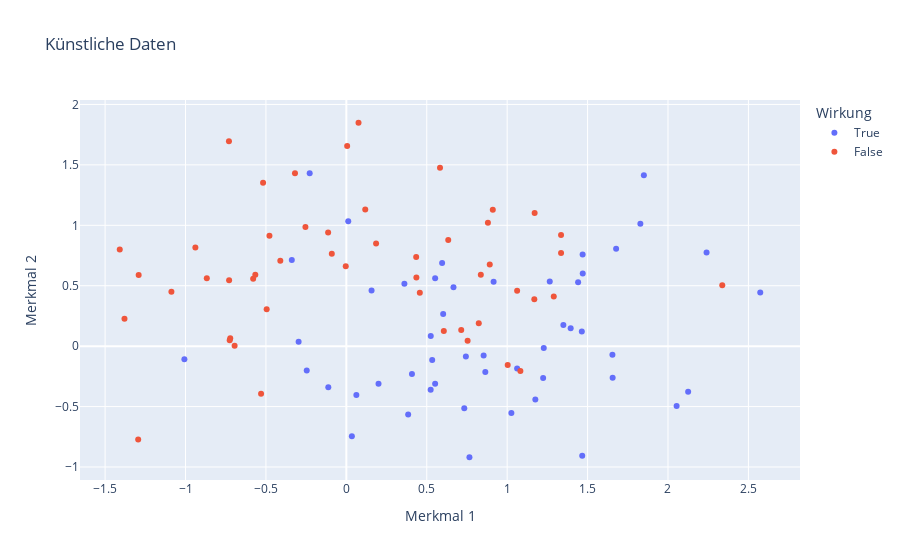

Notebook source saved alongside this figure:
### Code cell
import pandas as pd
import plotly.express as px
from sklearn.datasets import make_moons 

X_array, y_array = make_moons(noise = 0.5, n_samples=100, random_state=3)
daten = pd.DataFrame({
    'Merkmal 1': X_array[:,0],
    'Merkmal 2': X_array[:,1],
    'Wirkung': y_array
})
daten['Wirkung'] = daten['Wirkung'].astype('bool')

fig = px.scatter(daten, x = 'Merkmal 1', y = 'Merkmal 2', color='Wirkung',
    title='Künstliche Daten')
fig.show()

### Figure 1 — Plotly figure (JSON) as saved in the notebook; plotly's stock layout.template omitted (floating-point values rounded to 4 significant figures)
{"data": [{"hovertemplate": "Wirkung=True<br>Merkmal 1=%{x}<br>Merkmal 2=%{y}<extra></extra>", "legendgroup": "True", "marker": {"color": "#636efa", "symbol": "circle"}, "mode": "markers", "name": "True", "orientation": "v", "showlegend": true, "type": "scatter", "x": [1.828, 0.2001, 0.5955, 1.469, 1.441, 2.24, 1.467, 0.7654, 0.5339, 0.5521, 1.175, 0.01181, 0.8641, 1.026, 1.464, 0.8536, -0.3391, 1.677, 0.408, 1.395, 1.47, 1.228, 1.224, 0.7333, 0.5249, -0.1122, 2.054, 0.602, -0.2967, 1.656, 0.03435, 1.349, 0.5522, 0.9157, -1.007, 1.062, 2.125, 1.654, 0.6661, 2.574, 0.361, -0.2279, 0.7433, 0.5243, 0.1567, 0.06223, 1.85, 1.265, 0.3844, -0.2463], "xaxis": "x", "y": [1.012, -0.3113, 0.6877, 0.7585, 0.5297, 0.774, -0.9061, -0.9193, -0.1138, -0.3108, -0.4413, 1.034, -0.2131, -0.5532, 0.1221, -0.07705, 0.7132, 0.8064, -0.2299, 0.1478, 0.602, -0.01573, -0.2626, -0.5129, 0.08413, -0.3402, -0.4943, 0.2658, 0.03721, -0.2609, -0.7451, 0.176, 0.5622, 0.5319, -0.1083, -0.1849, -0.3783, -0.0716, 0.4874, 0.4449, 0.5169, 1.431, -0.08615, -0.361, 0.4605, -0.4052, 1.414, 0.536, -0.5652, -0.2025], "yaxis": "y"}, {"hovertemplate": "Wirkung=False<br>Merkmal 1=%{x}<br>Merkmal 2=%{y}<extra></extra>", "legendgroup": "False", "marker": {"color": "#EF553B", "symbol": "circle"}, "mode": "markers", "name": "False", "orientation": "v", "showlegend": true, "type": "scatter", "x": [1.003, -0.5794, -0.7299, -0.1132, 0.9106, -0.8677, 0.4356, -0.5302, 1.335, 0.606, 1.29, 0.1176, -1.409, -0.722, 1.062, 0.6336, -0.729, 1.169, -0.7252, -1.291, 0.5824, -0.5176, -0.4105, -0.2544, -1.38, 0.8362, -0.4781, -1.294, -0.4955, -0.003701, -0.566, -1.088, 0.8917, -0.0904, 0.8234, 0.754, 0.07575, 0.185, 1.171, -0.9387, 0.4569, 0.4343, -0.6947, 1.335, -0.3194, 0.8803, 1.082, 0.7143, 2.338, 0.005078], "xaxis": "x", "y": [-0.1568, 0.5584, 1.695, 0.9395, 1.129, 0.562, 0.5677, -0.3931, 0.7702, 0.1255, 0.4102, 1.13, 0.8004, 0.06641, 0.4586, 0.8783, 0.5457, 0.3882, 0.04878, 0.5897, 1.476, 1.353, 0.7073, 0.9863, 0.2275, 0.5902, 0.9135, -0.7733, 0.3043, 0.6616, 0.5915, 0.4508, 0.6756, 0.7651, 0.1905, 0.04499, 1.849, 0.8485, 1.102, 0.8156, 0.4411, 0.7387, 0.003598, 0.9188, 1.432, 1.022, -0.2047, 0.1329, 0.5049, 1.657], "yaxis": "y"}], "layout": {"autosize": true, "legend": {"title": {"text": "Wirkung"}, "tracegroupgap": 0}, "title": {"text": "Künstliche Daten"}, "xaxis": {"anchor": "y", "autorange": true, "domain": [0, 1], "range": [-1.658, 2.823], "title": {"text": "Merkmal 1"}, "type": "linear"}, "yaxis": {"anchor": "x", "autorange": true, "domain": [0, 1], "range": [-1.148, 2.077], "title": {"text": "Merkmal 2"}, "type": "linear"}}}
